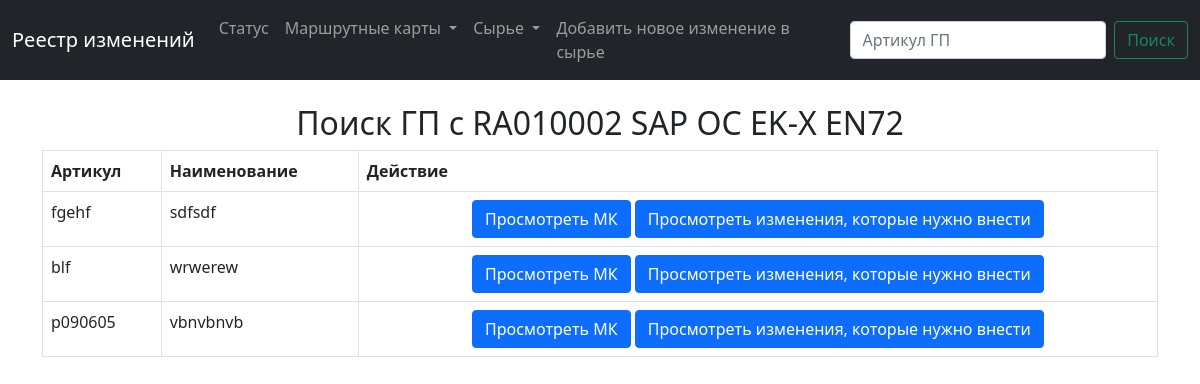
The app's page /gen/4, older data.
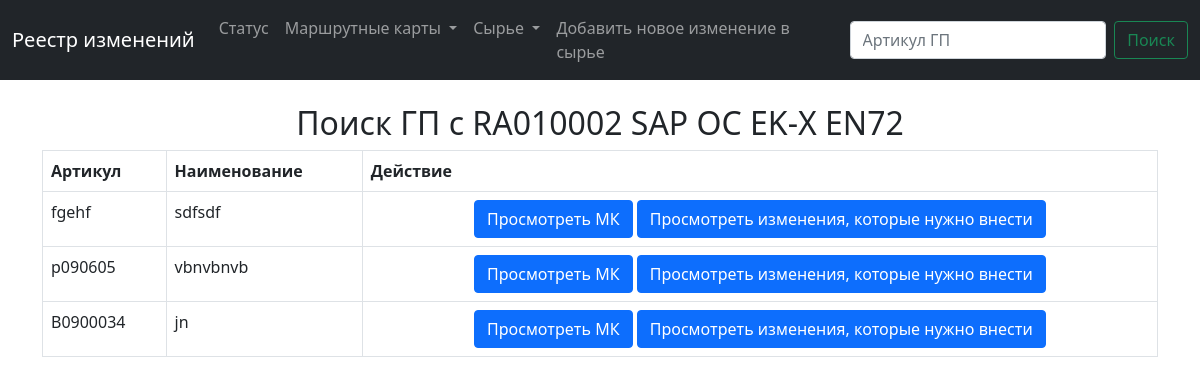
The same page, newer data.
### main/models.py (models this page shows, shortened)
class Sku (models.Model):
    num = models.CharField(max_length=200)  # артикул готоваой продукции (ГП)
    name = models.CharField(max_length=200)  # наименование ГП
    raw = models.ManyToManyField(Raw, blank=True, null=True)  # сырье
    weight = models.IntegerField(blank=True, null=True)  # вес
    photo = models.ImageField(blank=True, null=True,
                              upload_to="images/")  # фото
    type = models.ForeignKey(ProductsTypes, blank=True, null=True, on_delete=models.CASCADE)

### main/views.py (the view)
# urls.py: path('gen/<change_id>', views.gen, name='gen'),
def gen(request,change_id):
    change = Change.objects.get(id=change_id)
    sku = Sku.objects.filter(raw = change.raw_current)
    return render(request, 'main/gen.html', {'change':change,'sku':sku,})

### main/models.py (called while the page is built)
    def __str__(self):
        return self.num +' ' + self.name

### main/templates/main/gen.html (shortened to what this page needs)
{% extends 'main/base.html' %}
{% block content %}
    <br>
    <div class="container">
        <thead>
            <h2 style="text-align: center;"> Поиск ГП с {{change.raw_current}}<br></h2>
            <table class="table table-bordered">
                <tr style="font-weight:bold">
                    <td>Артикул</td>
                    <td>Наименование</td>
                    <td>Действие</td>
                </tr>
                <tr>
                    {% for sku in sku %}
                        <td>{{sku.num}} </td>
                        <td>{{sku.name}}</td>
                        <td align="center">
                            <div class="btn-group" role="group" aria-label="Basic example">
                                <a href="{% url 'show_sku' sku.id %}" type="button" class="btn btn-primary">Просмотреть МК</a>
                            </div>
                            <div class="btn-group" role="group" aria-label="Basic example">
                                <a href="{% url 'change' sku.id %}" type="button" class="btn btn-primary">Просмотреть изменения, которые нужно внести</a>
                            </div>
                        </td>
                        </tr>
                        </div>
                    {% endfor %}
{% endblock %}

Row changes from the older to the newer data that the page shows:
no longer on this page (row edited): Sku: num "blf", name "wrwerew"
added Sku: num "B0900034", name "jn"
